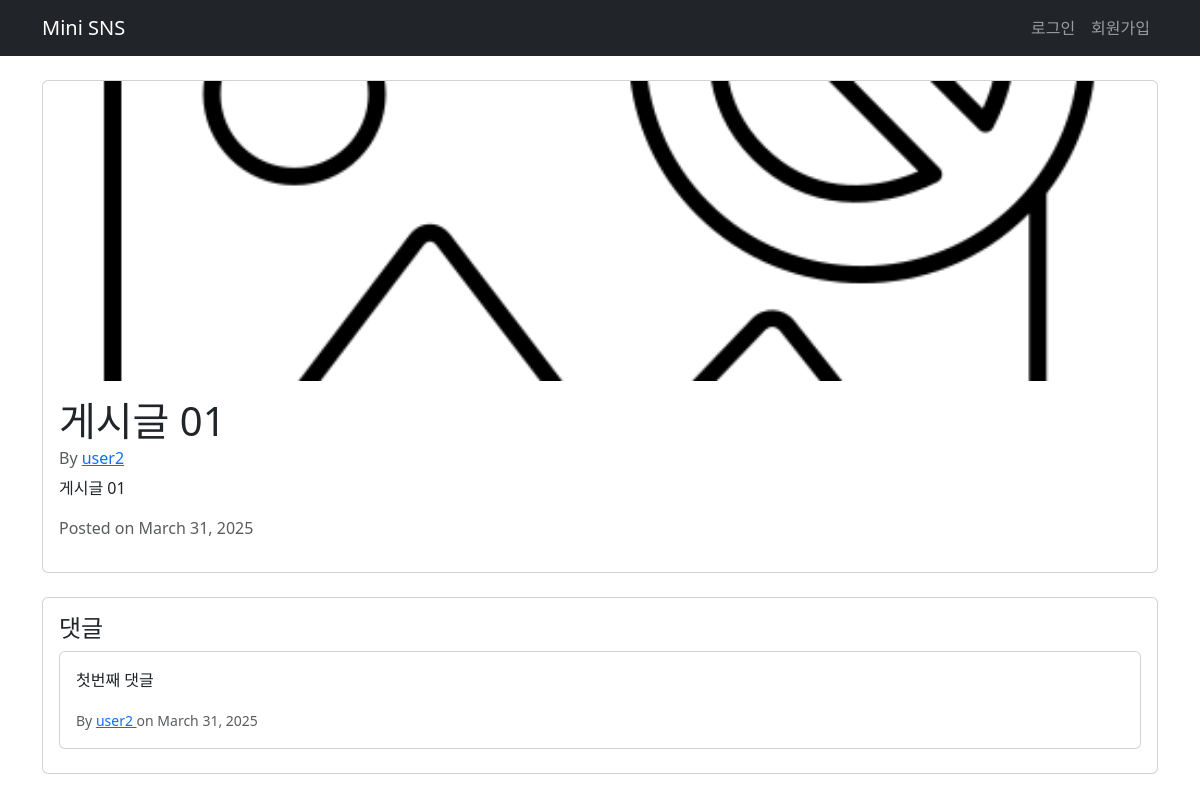
/posts/3/, run on the app's committed database.
### posts/models.py (models this page shows)
class Post(models.Model):
    user = models.ForeignKey(settings.AUTH_USER_MODEL, on_delete=models.CASCADE, related_name='posts')
    title = models.CharField(max_length=100)
    content = models.TextField()
    created_at = models.DateTimeField(auto_now_add=True)
    updated_at = models.DateTimeField(auto_now=True)
    image = models.ImageField(upload_to='posts/', blank=True)

class Comment(models.Model):
    user = models.ForeignKey(settings.AUTH_USER_MODEL, on_delete=models.CASCADE, related_name='comments')
    post = models.ForeignKey(Post, on_delete=models.CASCADE, related_name='comments')
    content = models.CharField(max_length=200)
    created_at = models.DateTimeField(auto_now_add=True)
    updated_at = models.DateTimeField(auto_now=True)

### accounts/models.py (models this page shows)
class User(AbstractUser):
    followings = models.ManyToManyField('self', symmetrical=False, related_name='followers')

### posts/views.py (the view)
# urls.py: path('<int:pk>/', views.detail, name='detail'),
def detail(request, pk):
    post = Post.objects.get(pk=pk)
    comment_form = CommentForm()
    context = {
        'post': post,
        'comment_form': comment_form
    }
    return render(request, 'posts/detail.html', context)

### posts/templates/posts/detail.html (shortened to what this page needs)
{% extends 'base.html' %}
{% block content %}
<div class="card mb-4">
    {% if post.image %}
        <img src="{{ post.image.url }}" alt="Post Image" class="card-img-top" style="width: 100%; height: 300px; object-fit: cover;">
    {% else %}
        {% load static %}
        <img src="{% static "assets/default_image.png" %}" alt="Default Image" class="card-img-top" style="width: 100%; height: 300px; object-fit: cover;">
    {% endif %}
    <div class="card-body">
        <h1 class="card-title">{{ post.title }}</h1>
        <h6 class="card-subtitle mb-2 text-muted">By
            <a href="{% url 'accounts:profile' post.user.username %}">
                {{ post.user.username }}
            </a>
        </h6>
        <p class="card-text">{{ post.content }}</p>
        <div class="text-muted mb-3">
            Posted on {{ post.created_at|date:"F d, Y" }}
        </div>
    </div>
</div>
<div class="card">
    <div class="card-body">
        <h4>댓글</h4>
        {% for comment in post.comments.all %}
        <div class="card mb-2">
            <div class="card-body">
                <p class="card-text">{{ comment.content }}</p>
                <small class="text-muted">
                    By
            <a href="{% url 'accounts:profile' post.user %}">
                    <a href="{% url 'accounts:profile' comment.user %}">
                        {{ comment.user.username }}
                    </a>
                    on {{ comment.created_at|date:"F d, Y" }}
                </small>
            </div>
        </div>
        {% empty %}
        <p>댓글이 없습니다.</p>
        {% endfor %}
    </div>
</div>
{% endblock content %}

### data on the page
Post: title "게시글 01", user.username "user2", content "게시글 01", created_at "March 31, 2025"
Comment: content "첫번째 댓글", user.username "user2", created_at "March 31, 2025"
